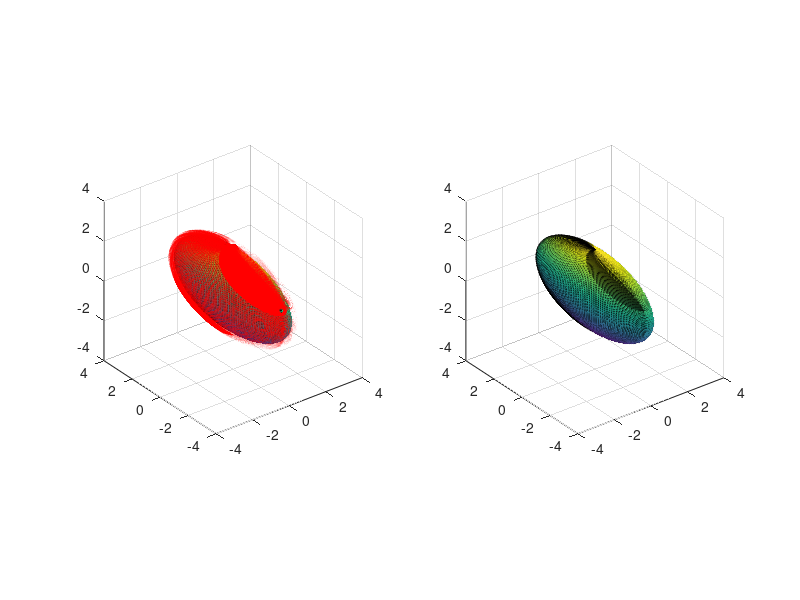

The MATLAB script that drew this image:
%es_9 approssimazione di superfici
clear all
close all
clc

%R=1;
%proviamo un ellissoide
A=1;
B=4;
C=2;
theta=linspace(0,2*pi,201);
phi=linspace(0,pi,201);
[THETA,PHI]=meshgrid(theta,phi);
X=A*sin(PHI).*cos(THETA);
Y=B*sin(PHI).*sin(THETA);
Z=C*cos(PHI);
surf(X,Y,Z)

%approssimazione curva
for k=2:8
    Mt=2^k;%lo scegliamo noi
    theta_Mt=linspace(0,2*pi,Mt+1);
    Mp=2^k;%lo scegliamo noi
    phi_Mp=linspace(0,pi,Mp+1);
    [THETA_Mt,PHI_Mp]=meshgrid(theta_Mt,phi_Mp);
    
    %ora cerchiamo nodi curva
    X_Mt_Mp=A*sin(PHI_Mp).*cos(THETA_Mt);
    Y_Mt_Mp=B*sin(PHI_Mp).*sin(THETA_Mt);
    Z_Mt_Mp=C*cos(PHI_Mp);
    
        subplot(1,2,1)
    surf(X,Y,Z)
    hold on
    plot3(X_Mt_Mp,Y_Mt_Mp,Z_Mt_Mp,'or','linewidth',2)
    axis equal
    hold off
    type_approx='linear'; %'spline'
    SX=interp2(THETA_Mt,PHI_Mp,X_Mt_Mp,THETA,PHI,type_approx);
    SY=interp2(THETA_Mt,PHI_Mp,Y_Mt_Mp,THETA,PHI,type_approx);
    SZ=interp2(THETA_Mt,PHI_Mp,Z_Mt_Mp,THETA,PHI,type_approx);
        subplot(1,2,2);
    surf(SX,SY,SZ)
    axis equal
    pause
end
